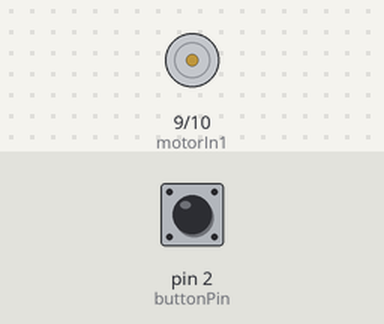
This sketch was run on a simulated Arduino Uno, built with avr-gcc and run on an emulated ATmega328P. On the bench: motor-driver pin pairs drawn as motors (green arrow = first pin HIGH = forward, orange = second pin HIGH = backward, longer = more drive). Inputs (shaded band) come from the test bench; at power-on: pin 2 (buttonPin) LOW.

Above: at 1.2 s.
1.3 s: pin 2 (buttonPin) pulled HIGH for 0.15 s
At 2.5 s:
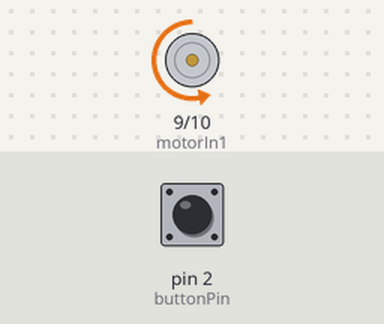
2.9 s: pin 2 (buttonPin) pulled HIGH for 1 s
At 3.9 s:
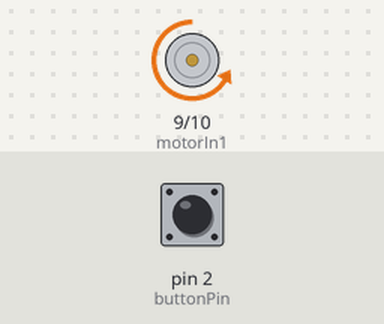
Timing chart, 0 to 5.9 s (numbered marks = the images above; inputs shaded):
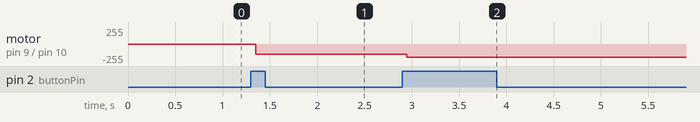

The sketch:

lesson19_fan.ino
```cpp
const int buttonPin = 2;
const int motorIn1 = 9;
const int motorIn2 = 10;
int stat = 0;

const int slowSpeed = 150;
const int mediumSpeed = 200;
const int fastSpeed = 250;

int buttonState;
int lastButtonState = LOW;

// ensure switch does not trigger multiple times on single press
long lastDebounceTime = 0;
long debounceDelay = 50;

void setup() {
  pinMode(buttonPin, INPUT);
  pinMode(motorIn1,OUTPUT);
  pinMode(motorIn2,OUTPUT);
}

void loop() {
  int reading = digitalRead(buttonPin);

  // check to see if you just pressed the button
  // (i.e. the input went from LOW to HIGH),  and you've waited
  // long enough since the last press to ignore any noise:
  if (reading != lastButtonState) {
    lastDebounceTime = millis();
  }

  if (reading != buttonState && (millis() - lastDebounceTime) > debounceDelay) {
    buttonState = reading;
    if (buttonState == HIGH) {
      stat = stat + 1;
      if(stat >= 4)
      {
        stat = 0;
      }
    }
  }

  switch(stat) {
    case 1:
      changeSpeed(slowSpeed);
      break;
    case 2:
      changeSpeed(mediumSpeed);
      break;
    case 3:
      changeSpeed(fastSpeed);
      break;
    default:
      changeSpeed(0);
  }
  lastButtonState = reading;
}

void changeSpeed(int s) {
  //rotate clockwise
  analogWrite(motorIn1, 0);
  analogWrite(motorIn2, s);
}
```

Measured:
- after the input at 1.3 s, motor on pin 9 (motorIn1) / pin 10 (motorIn2): stopped → backward 150/255 after 0.05 s
- after the input at 2.9 s, motor on pin 9 (motorIn1) / pin 10 (motorIn2): backward 150/255 → backward 200/255 after 0.05 s
